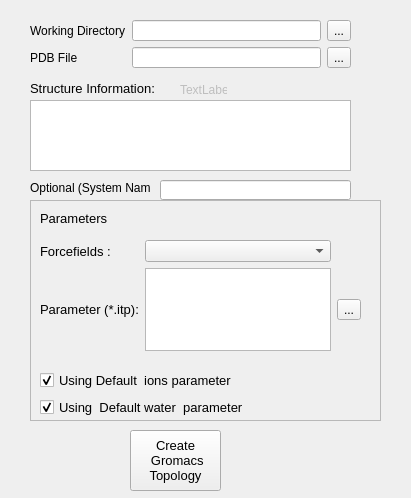
<?xml version="1.0" encoding="UTF-8"?>
<ui version="4.0">
 <class>TopologyGenerator</class>
 <widget class="QWidget" name="TopologyGenerator">
  <property name="geometry">
   <rect>
    <x>0</x>
    <y>0</y>
    <width>411</width>
    <height>498</height>
   </rect>
  </property>
  <property name="windowTitle">
   <string>Topology Generator</string>
  </property>
  <widget class="QTextEdit" name="info_textEdit">
   <property name="geometry">
    <rect>
     <x>30</x>
     <y>100</y>
     <width>321</width>
     <height>71</height>
    </rect>
   </property>
   <property name="readOnly">
    <bool>false</bool>
   </property>
  </widget>
  <widget class="QLabel" name="label">
   <property name="geometry">
    <rect>
     <x>30</x>
     <y>80</y>
     <width>131</width>
     <height>16</height>
    </rect>
   </property>
   <property name="font">
    <font>
     <pointsize>10</pointsize>
    </font>
   </property>
   <property name="text">
    <string>Structure Information:</string>
   </property>
  </widget>
  <widget class="QFrame" name="frame">
   <property name="geometry">
    <rect>
     <x>30</x>
     <y>200</y>
     <width>351</width>
     <height>221</height>
    </rect>
   </property>
   <property name="frameShape">
    <enum>QFrame::StyledPanel</enum>
   </property>
   <property name="frameShadow">
    <enum>QFrame::Raised</enum>
   </property>
   <widget class="QLabel" name="label_4">
    <property name="geometry">
     <rect>
      <x>10</x>
      <y>10</y>
      <width>71</width>
      <height>16</height>
     </rect>
    </property>
    <property name="font">
     <font>
      <pointsize>10</pointsize>
     </font>
    </property>
    <property name="text">
     <string>Parameters</string>
    </property>
   </widget>
   <widget class="QWidget" name="layoutWidget">
    <property name="geometry">
     <rect>
      <x>10</x>
      <y>40</y>
      <width>321</width>
      <height>111</height>
     </rect>
    </property>
    <layout class="QGridLayout" name="gridLayout_2">
     <item row="0" column="0">
      <widget class="QLabel" name="label_5">
       <property name="font">
        <font>
         <pointsize>10</pointsize>
        </font>
       </property>
       <property name="text">
        <string>Forcefields :</string>
       </property>
      </widget>
     </item>
     <item row="0" column="1">
      <widget class="QComboBox" name="selectFF_comboBox"/>
     </item>
     <item row="1" column="0">
      <widget class="QLabel" name="label_6">
       <property name="font">
        <font>
         <pointsize>10</pointsize>
        </font>
       </property>
       <property name="text">
        <string>Parameter (*.itp):</string>
       </property>
      </widget>
     </item>
     <item row="1" column="2">
      <widget class="QToolButton" name="parameter_toolButton">
       <property name="text">
        <string>...</string>
       </property>
      </widget>
     </item>
     <item row="1" column="1">
      <widget class="QTextEdit" name="parameter_textEdit"/>
     </item>
    </layout>
   </widget>
   <widget class="QWidget" name="layoutWidget">
    <property name="geometry">
     <rect>
      <x>10</x>
      <y>170</y>
      <width>274</width>
      <height>48</height>
     </rect>
    </property>
    <layout class="QGridLayout" name="gridLayout_3">
     <item row="0" column="0">
      <widget class="QCheckBox" name="ions_checkBox">
       <property name="font">
        <font>
         <pointsize>10</pointsize>
        </font>
       </property>
       <property name="layoutDirection">
        <enum>Qt::LeftToRight</enum>
       </property>
       <property name="text">
        <string>Using Default  ions parameter </string>
       </property>
       <property name="checked">
        <bool>true</bool>
       </property>
      </widget>
     </item>
     <item row="1" column="0">
      <widget class="QCheckBox" name="water_checkBox">
       <property name="font">
        <font>
         <pointsize>10</pointsize>
        </font>
       </property>
       <property name="layoutDirection">
        <enum>Qt::LeftToRight</enum>
       </property>
       <property name="text">
        <string>Using  Default water  parameter </string>
       </property>
       <property name="checked">
        <bool>true</bool>
       </property>
      </widget>
     </item>
    </layout>
   </widget>
  </widget>
  <widget class="QLabel" name="gmxlib">
   <property name="enabled">
    <bool>false</bool>
   </property>
   <property name="geometry">
    <rect>
     <x>180</x>
     <y>80</y>
     <width>47</width>
     <height>20</height>
    </rect>
   </property>
   <property name="text">
    <string>TextLabel</string>
   </property>
  </widget>
  <widget class="QPushButton" name="pushButton">
   <property name="geometry">
    <rect>
     <x>130</x>
     <y>430</y>
     <width>91</width>
     <height>61</height>
    </rect>
   </property>
   <property name="font">
    <font>
     <pointsize>10</pointsize>
    </font>
   </property>
   <property name="text">
    <string>Create 
 Gromacs 
Topology</string>
   </property>
  </widget>
  <widget class="QLabel" name="label_7">
   <property name="geometry">
    <rect>
     <x>30</x>
     <y>180</y>
     <width>121</width>
     <height>16</height>
    </rect>
   </property>
   <property name="text">
    <string>Optional (System Name)</string>
   </property>
  </widget>
  <widget class="QLineEdit" name="systemName_lineEdit">
   <property name="geometry">
    <rect>
     <x>160</x>
     <y>180</y>
     <width>191</width>
     <height>20</height>
    </rect>
   </property>
  </widget>
  <widget class="QWidget" name="layoutWidget">
   <property name="geometry">
    <rect>
     <x>30</x>
     <y>20</y>
     <width>321</width>
     <height>48</height>
    </rect>
   </property>
   <layout class="QGridLayout" name="gridLayout">
    <item row="0" column="0">
     <widget class="QLabel" name="label_2">
      <property name="text">
       <string>Working Directory</string>
      </property>
     </widget>
    </item>
    <item row="0" column="1">
     <widget class="QLineEdit" name="workDir_lineEdit"/>
    </item>
    <item row="0" column="2">
     <widget class="QToolButton" name="workDir_toolButton">
      <property name="text">
       <string>...</string>
      </property>
     </widget>
    </item>
    <item row="1" column="0">
     <widget class="QLabel" name="label_3">
      <property name="text">
       <string>PDB File</string>
      </property>
     </widget>
    </item>
    <item row="1" column="1">
     <widget class="QLineEdit" name="PDB_lineEdit"/>
    </item>
    <item row="1" column="2">
     <widget class="QToolButton" name="PDB_toolButton">
      <property name="text">
       <string>...</string>
      </property>
     </widget>
    </item>
   </layout>
  </widget>
 </widget>
 <resources/>
 <connections/>
</ui>
